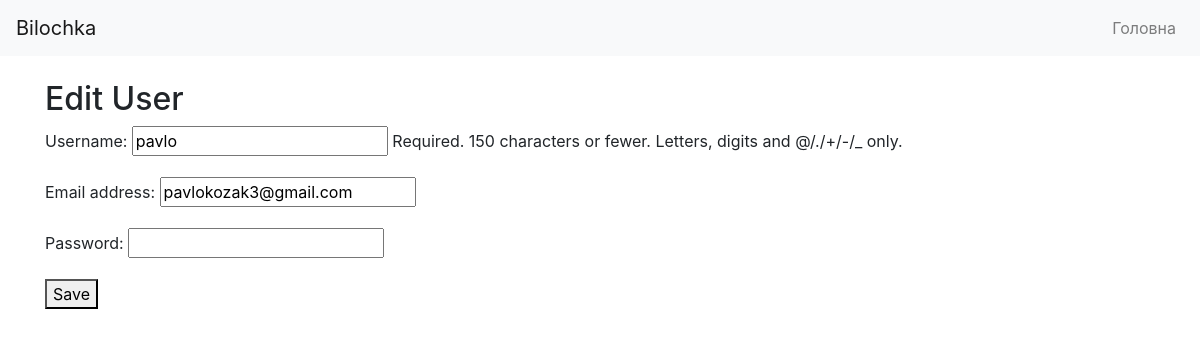
Screenshot of /users/1/update/ (signed in) with the database file from the repository.
### main/models.py (models this page shows)
class User(AbstractUser):
    ROLE_CHOICES = (
        ('teacher', 'Teacher'),
        ('chief_teacher', 'Chief Teacher'),
        ('student', 'Student'),
    )
    role = models.CharField(max_length=20, choices=ROLE_CHOICES, default='student')
    user_type = models.IntegerField(choices=((1, 'Teacher'), (2, 'Chief Teacher'), (3, 'Student')), default=3)
    objects = CustomUserManager()

### main/views.py (the view)
# urls.py: path('users/<int:pk>/update/', views.user_update, name='user_update'),
@login_required
def user_update(request, pk):
    user = get_object_or_404(User, pk=pk)
    if request.method == 'POST':
        form = UserForm(request.POST, instance=user)
        if form.is_valid():
            form.save()
            return redirect('user_list')
    else:
        form = UserForm(instance=user)
    return render(request, 'main/user_form.html', {'form': form})

### main/forms.py
class UserForm(forms.ModelForm):
    password = forms.CharField(widget=forms.PasswordInput)
    class Meta:
        model = User
        fields = ('username', 'email', 'password')

### templates/main/user_form.html (shortened to what this page needs)
{% extends 'base.html' %}
{% block content %}
  <h2>{{ form.instance.pk|yesno:"Edit User,Add User" }}</h2>
  <form method="post">
    {{ form.as_p }}
    <button type="submit">Save</button>
  </form>
{% endblock %}

### rows the page displays
User: instance.pk "Edit User", username "pavlo", email "pavlokozak3@gmail.com"
